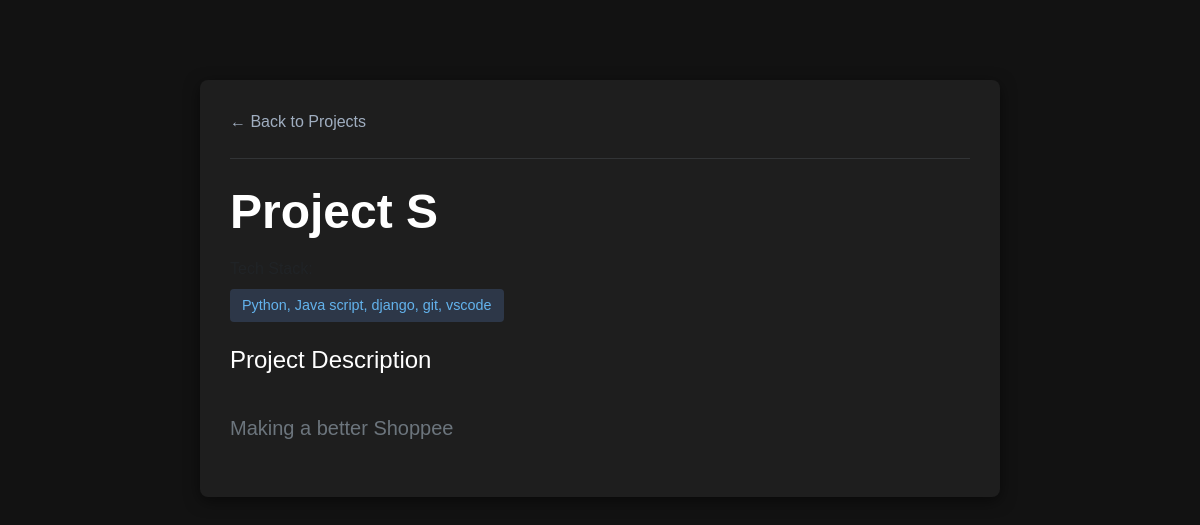
/projects/3/, run on the app's committed database.
### portfolio/models.py (models this page shows, shortened)
class Portfolio(models.Model):
    project_name = models.CharField(max_length=100)
    description = models.TextField()
    tech_stack = models.CharField(max_length=100)
    link = models.URLField(null=True, blank=True)

### portfolio/views.py (the view)
# urls.py: path('projects/<int:pk>/', portfolio_views.project_detail, name='project_detail'),
def project_detail(request, pk):
    single_project = Portfolio.objects.get(pk=pk)
    my_info = PersonalInformation.objects.first()
    context = {
        'project': single_project,
        'personal_info': my_info,
    }
    return render(request, 'portfolio/project_detail.html', context)

### templates/portfolio/project_detail.html (shortened to what this page needs)
<!DOCTYPE html>
<html lang="en">
<head>
    <link href="https://cdn.jsdelivr.net/npm/bootstrap@5.3.0/dist/css/bootstrap.min.css" rel="stylesheet">
</head>
<body>
    <div class="container">
        <div class="detail-container">
            <a href="{% url 'project_list' %}" class="btn-back">← Back to Projects</a>
            <hr class="border-secondary my-4">
            <h1 class="display-5 fw-bold text-white mb-3">{{ project.project_name }}</h1>
            <div class="mb-4">
                <span class="text-muted d-block mb-2">Tech Stack:</span>
                <div class="d-flex flex-wrap gap-2">
                    <span class="tech-badge">{{ project.tech_stack }}</span>
                </div>
            </div>
            <div class="mb-4">
                <h4 class="text-white">Project Description</h4>
                <p class="lead text-secondary" style="white-space: pre-line;">
                    {{ project.description }}
                </p>
            </div>
        </div>
    </div>
</body>
</html>

### templates/portfolio/project_detail.html (style rules this page uses)
body { background-color: #121212; color: #e0e0e0; font-family: sans-serif; }
.detail-container { max-width: 800px; margin: 80px auto; padding: 30px; background-color: #1e1e1e; border-radius: 8px; box-shadow: 0 4px 15px rgba(0, 0, 0, 0.5); }
.tech-badge { background-color: #2d3748; color: #63b3ed; padding: 6px 12px; border-radius: 4px; margin-right: 8px; display: inline-block; font-size: 0.9rem; }
.btn-back { color: #a0aec0; text-decoration: none; }

### data on the page
Portfolio: project_name "Project S", tech_stack "Python, Java script, django, git, vscode", description "Making a better Shoppee"
